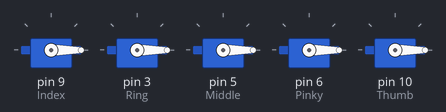
A sketch run on a simulated Arduino Uno, built with avr-gcc and run on an emulated ATmega328P. Shown: 5 × servo.

Above: at 0.05 s.
At 0.7 s:
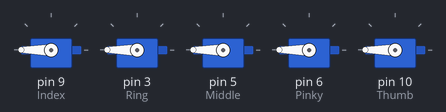
Timing chart, 0 to 3.0 s (numbered marks = the images above):
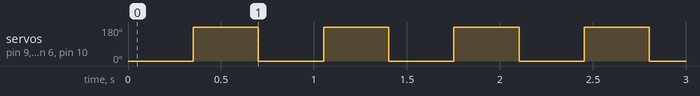

The sketch:

main.ino
```cpp
#include <Servo.h>

Servo Index;
Servo Ring;
Servo Middle;
Servo Pinky;
Servo Thumb;


void setup() {

  Index.attach(9);
  Ring.attach(3);
  Middle.attach(5);
  Pinky.attach(6);
  Thumb.attach(10);


}

void loop() {

//  opens fingers

  Index.write(0);
  Ring.write(0);
  Middle.write(0);
  Pinky.write(0);
  Thumb.write(0);
  delay(350);

// closes fingers

  Index.write(180);
  Ring.write(180);
  Middle.write(180);
  Pinky.write(180);
  Thumb.write(180);
  delay(350);


// sre


}
```

Measured:
- by itself, servo on pin 9 (Index), servo on pin 3 (Ring), servo on pin 5 (Middle), servo on pin 6 (Pinky), servo on pin 10 (Thumb): alternates 180° for 0.35 s and 0° for 0.35 s
